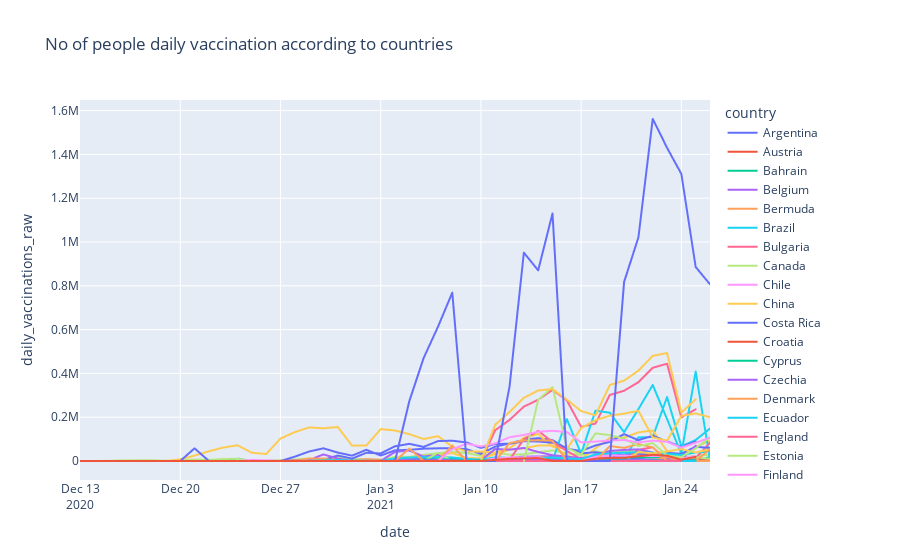

Here is the notebook cell this chart was saved with:
### Code cell
px.line(new_data,y='daily_vaccinations_raw',x=new_data['date'],color='country', title='No of people daily vaccination according to countries')
